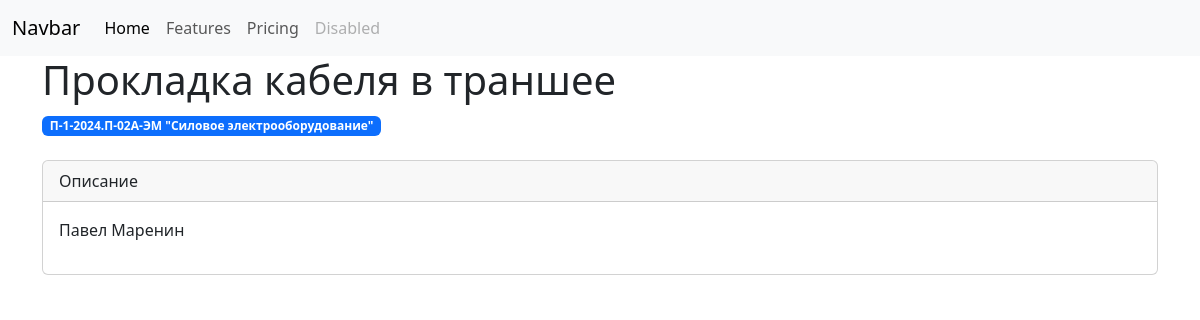
/hid_works/prokladka-kabelya-v-transhee/, run on the app's committed database.
### hid_works/models.py (models this page shows, shortened)
class HidWork(models.Model):
    responsible_person_profile = models.ForeignKey(
        "users.ResponsiblePersonProfile",
        on_delete=models.CASCADE,
        related_name="hid_works",
        verbose_name="Ответственное лицо",
        null=True,  # ✅ Временно разрешаем NULL
        blank=True,
        default=None
    )
    title = models.CharField(max_length=255, blank=True, verbose_name="Наименование скрытой работы")
    slug = models.SlugField(unique=True, blank=True, null=True, verbose_name="Слаг")
    working_documentation = models.ForeignKey(
        "WorkingDocumentation",
        on_delete=models.CASCADE,
        related_name="hid_works",
        verbose_name="Рабочая документация"
    )
    start_date = models.DateTimeField(verbose_name="Дата начала работ")
    finish_date = models.DateTimeField(verbose_name="Дата окончания работ")
    is_published = models.BooleanField(default=False, verbose_name="Опубликована")
    class Meta():
        verbose_name = "Скрытая работа"
        verbose_name_plural = "Скрытые работы"

class WorkingDocumentation(models.Model):
    designation = models.CharField(max_length=255, blank=True, verbose_name="Шифр")
    title = models.CharField(max_length=255, blank=True, verbose_name="Наименование")

### users/models.py (models this page shows)
class ResponsiblePersonProfile(models.Model):
    user = models.OneToOneField(
        "users.User",
        on_delete=models.CASCADE,
        related_name="responsible_person_profile",
        verbose_name="Ответственное лицо"
    )
    position = models.CharField(max_length=255, blank=True, verbose_name="Должность")
    order = models.CharField(max_length=255, blank=True, verbose_name="Приказ о назначении")
    class Meta():
        verbose_name = "Профиль ответственного лица"
        verbose_name_plural = "Профили ответственных лиц"
    def __str__(self):
        return self.user.get_full_name()

class User(AbstractUser):
    middle_name = models.CharField(max_length=255, blank=True, verbose_name="Отчество")
    phone = models.CharField(max_length=32, blank=True, verbose_name="Телефон")
    avatar = models.ImageField(upload_to="users/avatars/", blank=True,verbose_name="Аватар")
    class Meta(AbstractUser.Meta):
        verbose_name = "Пользователь"
        verbose_name_plural = "Пользователи"

### hid_works/views.py (the view)
# urls.py: path('hid_works/<slug:slug>/', HidWorkDetailView.as_view(), name="hid_work-detail")
class HidWorkDetailView(DeleteView):
    model = HidWork
    template_name = "hid_work_detail.html"
    context_object_name = "hid_work"
    slug_url_kwarg = "slug"
    def get_queryset(self):
        return HidWork.objects.filter(is_published=True)

### hid_works/templates/hid_work_detail.html (shortened to what this page needs)
{% extends "base.html" %}
{% block content %}
<div class="container">
    <div class="mb-4">
        <h1>{{hid_work.title}}</h1>
        <span class="badge text-bg-primary">{{hid_work.working_documentation.designation}} "{{hid_work.working_documentation.title}}"</span>
    </div>
    <div class="card">
        <div class="card-header">
            Описание
        </div>
        <div class="card-body">
            <p>{{hid_work.responsible_person_profile}}</p>
        </div>
    </div>
</div>
{% endblock %}

### data on the page
HidWork: title "Прокладка кабеля в траншее", working_documentation.designation "П-1-2024.П-02А-ЭМ", working_documentation "Силовое электрооборудование", responsible_person_profile "Павел Маренин"
